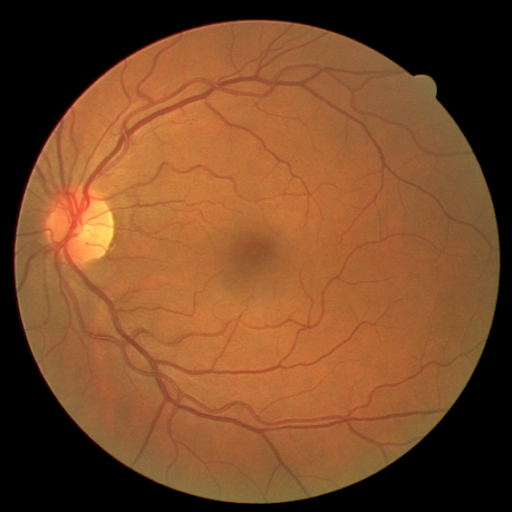
#> input picture images/drive_cataract/clear_images/01_test.png, 512 x 512 px; its folder holds only this picture in this run
$ python cataract_simulation.py
#> lines starting #> are read from the running program, lines starting #| are printed output that depends on the picture; after the words box and inside, x2 and y2 are one past the last pixel; in counts of white or black regions, pixels touching at a corner belong together
# -*- coding: UTF-8 -*-
"""
@Function: simulate the cataract-like images using clean fundus images
@File: cataract_simulation.py
"""
import cv2
import numpy as np
import random
import os
from scipy import ndimage
from PIL import Image, ImageEnhance


IMAGE_DIR = '../images/drive_cataract/clear_images'
OUTPUT_DIR = '../images/drive_cataract/source'
NUM_PER_NOISE = 16
IMG_SIZE = (512, 512)


def setup_seed(seed):
    np.random.seed(seed)
    random.seed(seed)


def mkdir(path):
    if not os.path.isdir(path):
        os.mkdir(path)


def gaussian(img):
    kernel_5x5 = np.array([
        [1, 4, 7, 4, 1],
        [4, 16, 26, 16, 4],
        [7, 26, 41, 26, 7],
        [4, 16, 26, 16, 4],
        [1, 4, 7, 4, 1]
    ])
    kernel_5x5 = kernel_5x5 / kernel_5x5.sum()
    k5 = ndimage.convolve(img, kernel_5x5)
    return k5


def cataract_noise(image_name):
#> called with image_name = '01_test.png'
    filepath = os.path.join(IMAGE_DIR, image_name)

    im_A = cv2.imread(filepath, 1)
#> im_A is the input picture: shape (512, 512, 3); mean B, G, R 40, 73, 119.2
    im_A = cv2.resize(im_A, IMG_SIZE)
    im_B = im_A
    gray_A = cv2.cvtColor(im_A, cv2.COLOR_BGR2GRAY)
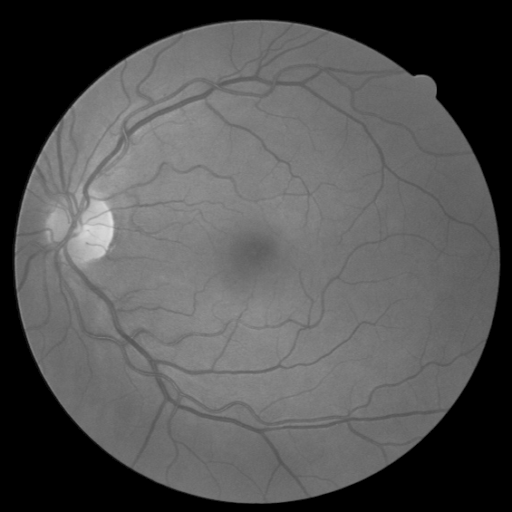
#> gray_A: shape (512, 512); min 0, max 223, mean 83.1
    mask_A = ndimage.binary_opening(gray_A > 10, structure=np.ones((8, 8))) * 255
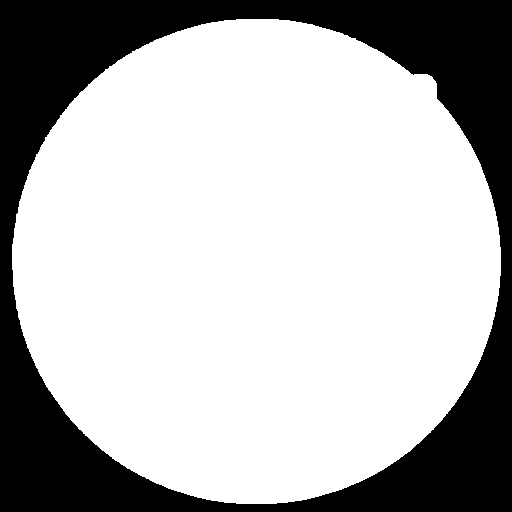
#> mask_A: shape (512, 512) int64; 71.3% white; 1 black region, box (x1, y1, x2, y2) and area: (0, 0, 512, 512) 75191

    # get mask
    mask_A_3 = mask_A / mask_A.max()
    mask_A_3 = mask_A_3[:, :, np.newaxis]

    for i in range(NUM_PER_NOISE):
        h, w, c = im_A.shape
        # get random center
        wp = random.randint(int(-w * 0.3), int(w * 0.3))
        hp = random.randint(int(-h * 0.3), int(h * 0.3))
        transmap = np.ones(shape=[h, w])
        # get distance map
        transmap[w // 2 + wp, h // 2 + hp] = 0
        # blur mask
        transmap = gaussian(ndimage.distance_transform_edt(transmap)) * mask_A
        transmap = transmap / transmap.max()

        sum_map = transmap
        sum_map = (sum_map / sum_map.max())

        # 随机
        randomR = random.choice([1, 3, 5, 7])
        randomS = random.randint(10, 30)
        fundus_blur = cv2.GaussianBlur(im_A, (randomR, randomR), randomS)
        #
        # path_AB = os.path.join(OUTPUT_DIR, image_name.split('.')[0] + '-' + str(i) + 'Gauss.png')
        # cv2.imwrite(path_AB, fundus_blur)
        #
        B, G, R = cv2.split(fundus_blur)
        img_mean = np.median(im_A[im_A > 5])
        # panel = cv2.merge([sum_map * img_mean * 1.0, sum_map * img_mean * 1.6, sum_map * img_mean * 1.2])
        #
        panel = cv2.merge([sum_map * (B.max() - B), sum_map * (G.max() - G), sum_map * (R.max() - R)])
        #
        panel_ratio = random.uniform(0.6, 0.8)
        # sum_degrad = 0.8 * fundus_blur + panel * 0.7
        sum_degrad = 0.8 * fundus_blur + panel * panel_ratio
        sum_degrad[sum_degrad > 255] = 255

        # path_AB = os.path.join(OUTPUT_DIR, image_name.split('.')[0] + '-' + str(i) + 'Panel.png')
        # cv2.imwrite(path_AB, panel)

        # color augmentation
        c = random.uniform(0.9, 1.3)
        b = random.uniform(0.9, 1.0)
        e = random.uniform(0.9, 1.3)
        img = Image.fromarray((sum_degrad).astype('uint8'))

        enh_con = ImageEnhance.Contrast(img).enhance(c)
        enh_bri = ImageEnhance.Brightness(enh_con).enhance(b)
        enh_col = ImageEnhance.Color(enh_bri).enhance(e)

        im_A_np = enh_col * mask_A_3

        # save the result
        im_AB = np.concatenate([im_A_np, im_B], 1)
        path_AB = os.path.join(OUTPUT_DIR, image_name.split('.')[0] + '-' + str(i) + '.png')

        cv2.imwrite(path_AB, im_AB)
#> this loop made 16 passes
#> pass 1, in gaussian, `k5 = ndimage.convolve(img, kernel_5x5)`:
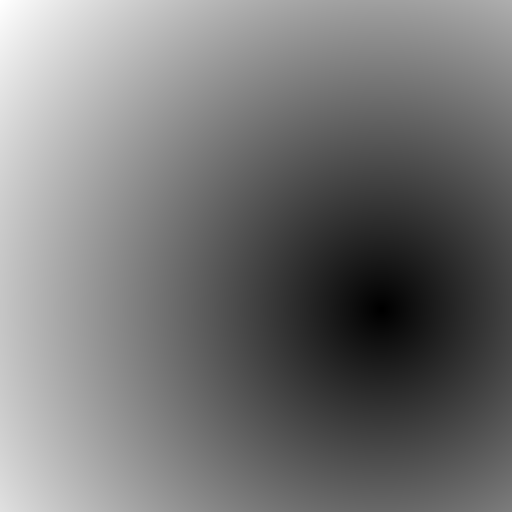
#> k5: shape (512, 512) float64; min 1.22, max 490, mean 227.5; drawn with min black and max white
#> pass 1, in cataract_noise, `transmap = gaussian(ndimage.distance_transform_edt(transmap)) * mask_A`:
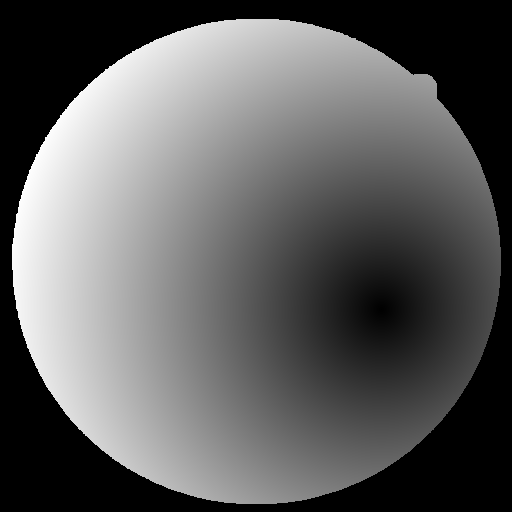
#> transmap: shape (512, 512) float64; min 0, max 96505.3, mean 36117.4; drawn with min black and max white
#> after the loop:
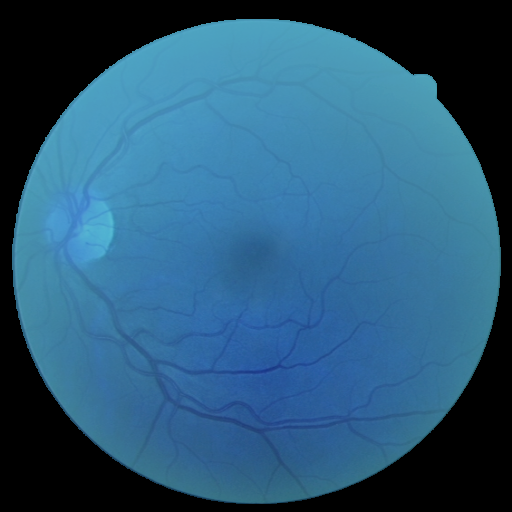
#> enh_bri: PIL image 512x512 RGB; mean R, G, B 41.8, 88, 118.5
#> after the loop:
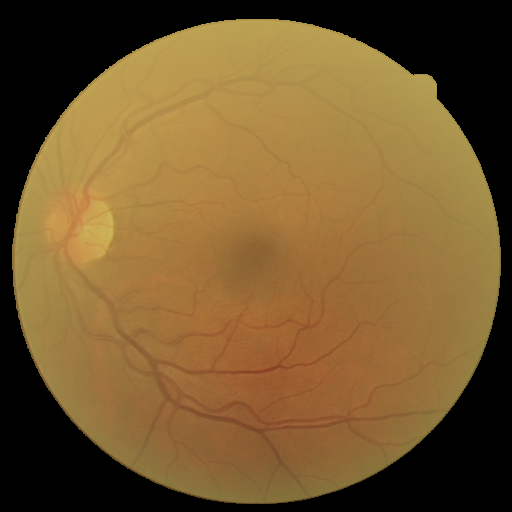
#> sum_degrad: shape (512, 512, 3) float64; mean B, G, R 46.5, 89.1, 117.2
#> after the loop:
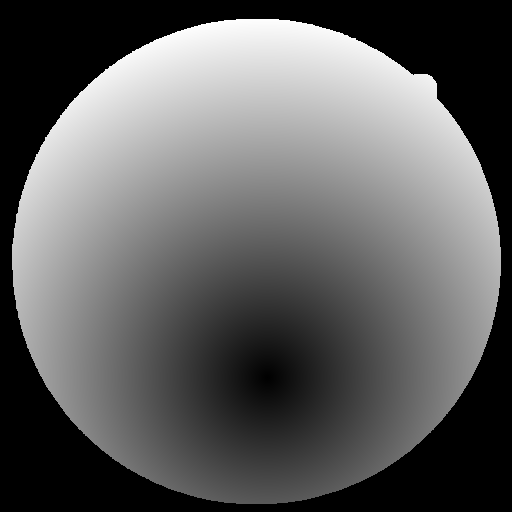
#> sum_map: shape (512, 512) float64; min 0, max 1, mean 0.377
        # cv2.imwrite(path_AB, panel)


if __name__ == '__main__':
    setup_seed(2021)
    image_names = os.listdir(IMAGE_DIR)
    mkdir(OUTPUT_DIR)
    for image_name in image_names:
        cataract_noise(image_name)

$ run again, on images/drive_cataract/clear_images/06_test.png
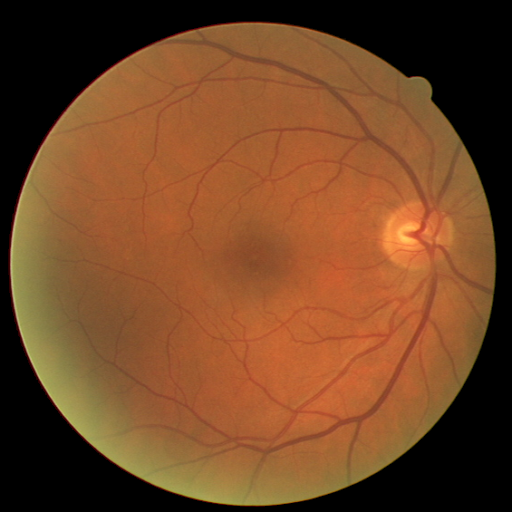
#> input picture images/drive_cataract/clear_images/06_test.png, 512 x 512 px
#> in cataract_noise, im_A is the input picture: shape (512, 512, 3); mean B, G, R 37.6, 69.9, 114.4
#> in cataract_noise, `mask_A = ndimage.binary_opening(gray_A > 10, structure=np.ones((8, 8))..`:
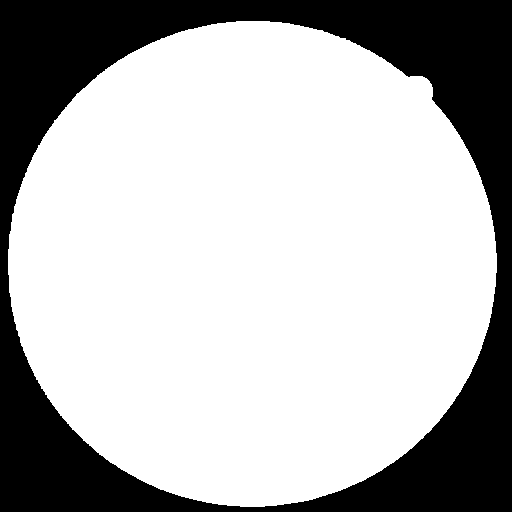
#> mask_A: shape (512, 512) int64; 71.3% white; 1 black region, box (x1, y1, x2, y2) and area: (0, 0, 512, 512) 75267
#> after the loop in cataract_noise, `for i in range(NUM_PER_NOISE):`:
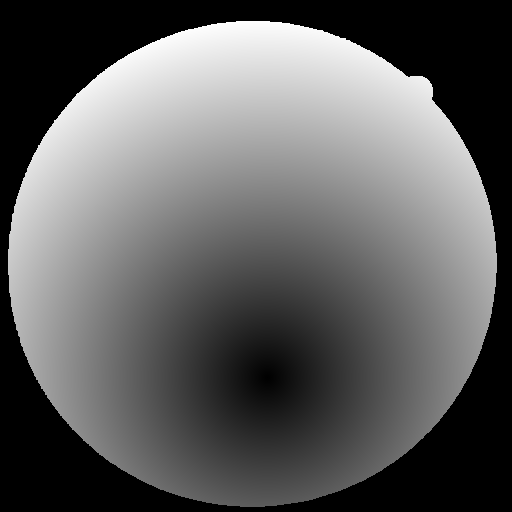
#> sum_map: shape (512, 512) float64; min 0, max 1, mean 0.377

$ run again, on images/drive_cataract/clear_images/07_test.png
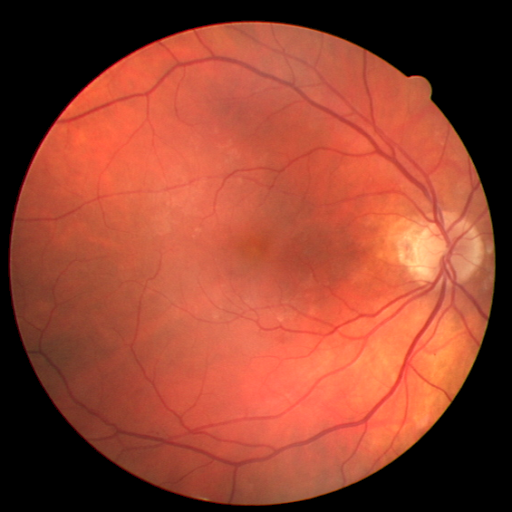
#> input picture images/drive_cataract/clear_images/07_test.png, 512 x 512 px
#> in cataract_noise, im_A is the input picture: shape (512, 512, 3); mean B, G, R 47.6, 66.7, 146.5
#> in cataract_noise, `mask_A = ndimage.binary_opening(gray_A > 10, structure=np.ones((8, 8))..`:
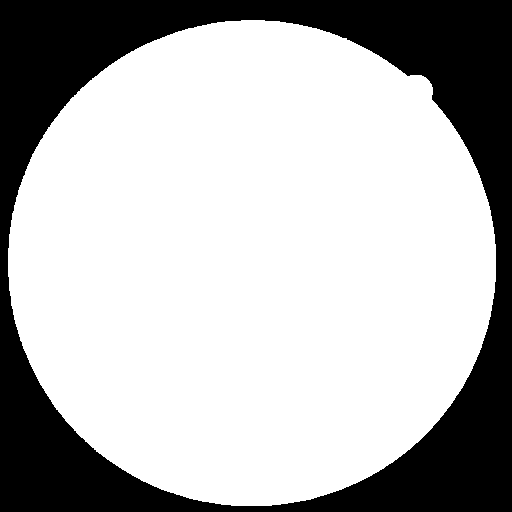
#> mask_A: shape (512, 512) int64; 71.3% white; 1 black region, box (x1, y1, x2, y2) and area: (0, 0, 512, 512) 75210
#> after the loop in cataract_noise, `for i in range(NUM_PER_NOISE):`:
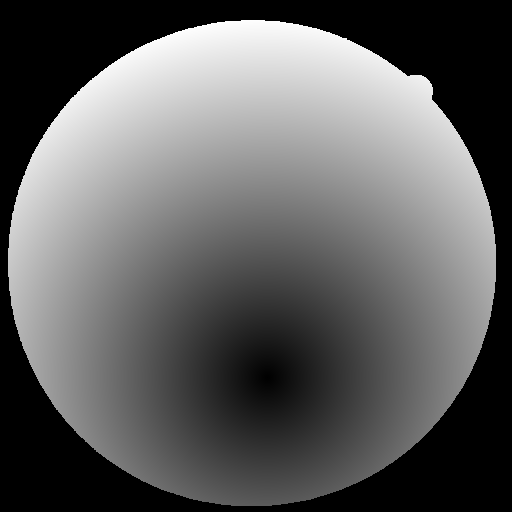
#> sum_map: shape (512, 512) float64; min 0, max 1, mean 0.377

$ run again, on images/drive_cataract/clear_images/02_test.png
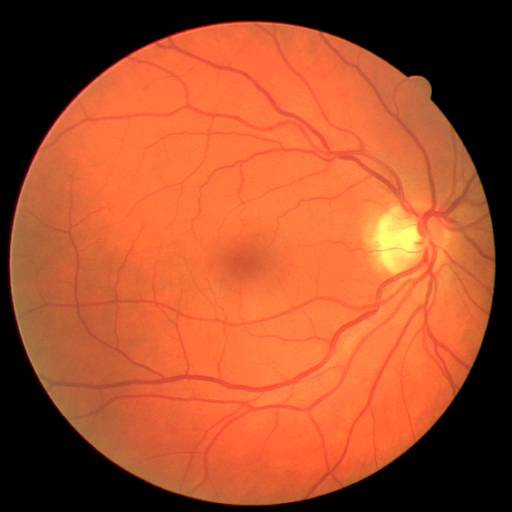
#> input picture images/drive_cataract/clear_images/02_test.png, 512 x 512 px
#> in cataract_noise, im_A is the input picture: shape (512, 512, 3); mean B, G, R 42.6, 77.8, 166.3
#> mask_A: shape (512, 512) int64; 71.4% white; 1 black region, box (x1, y1, x2, y2) and area: (0, 0, 512, 512) 74886
#> after the loop in cataract_noise, `for i in range(NUM_PER_NOISE):`:
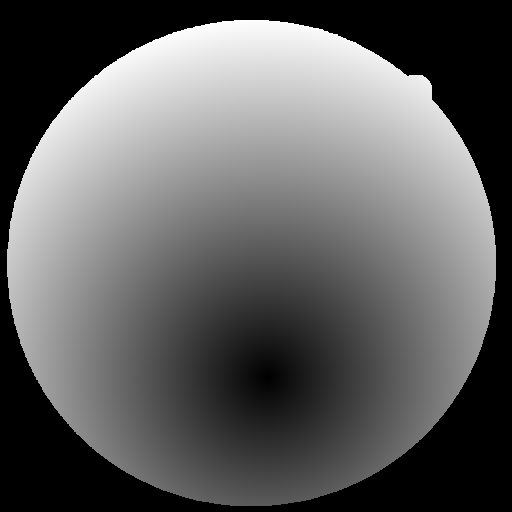
#> sum_map: shape (512, 512) float64; min 0, max 1, mean 0.378
